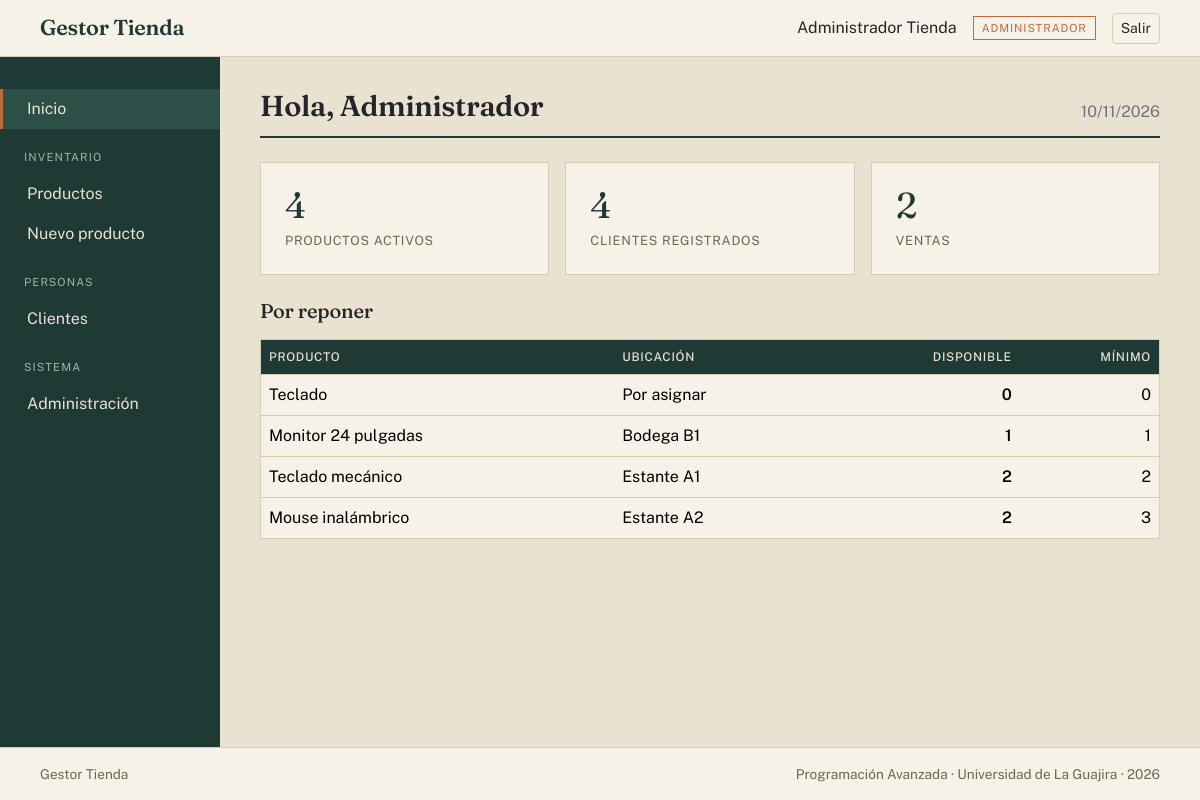
The page / (signed in) on the database its author committed.
### apps/usuarios/models.py (models this page shows, shortened)
class Usuario(AbstractUser):
    class Rol(models.TextChoices):
        ADMIN = "ADMIN", "Administrador"
        VENDEDOR = "VENDEDOR", "Vendedor"
        CLIENTE = "CLIENTE", "Cliente"
    pk_usu_id = models.BigAutoField(primary_key=True)
    usu_rol = models.CharField(
        "rol", max_length=10, choices=Rol.choices, default=Rol.CLIENTE
    )
    created_at = models.DateTimeField("creado", auto_now_add=True)
    updated_at = models.DateTimeField("actualizado", auto_now=True)
    class Meta:
        db_table = "tbl_usuario"
        ordering = ["last_name", "first_name"]
    @property
    def es_admin(self):
        return self.usu_rol == self.Rol.ADMIN
    @property
    def es_cliente(self):
        return self.usu_rol == self.Rol.CLIENTE

### apps/stocks/models.py (models this page shows, shortened)
class Stock(CommonModel):
    pk_sto_id = models.BigAutoField(primary_key=True)
    fk_pro = models.OneToOneField(  # 1:1 → cada producto tiene un único registro de stock
        "productos.Producto",
        on_delete=models.CASCADE,
        related_name="stock",
        verbose_name="producto",
    )
    sto_cantidad = models.PositiveIntegerField("cantidad disponible", default=0)
    sto_minimo = models.PositiveIntegerField("stock mínimo", default=0)
    sto_ubicacion = models.CharField(
        "ubicación en bodega", max_length=50, default="Por asignar"
    )
    class Meta:
        db_table = "tbl_stock"
        verbose_name_plural = "stock"

### apps/productos/models.py (models this page shows, shortened)
class Producto(CommonModel):
    pk_pro_id = models.BigAutoField(primary_key=True)
    pro_codigo = models.CharField("código", max_length=20, unique=True)
    pro_nombre = models.CharField("nombre", max_length=120)
    pro_descripcion = models.TextField("descripción", blank=True)
    pro_precio = models.DecimalField("precio de venta", max_digits=10, decimal_places=2)
    pro_activo = models.BooleanField("activo", default=True)
    class Meta:
        db_table = "tbl_producto"
        ordering = ["pro_nombre"]

### apps/common/views.py (the view)
# urls.py: path("", inicio, name="inicio"),
def inicio(request):
    contexto = {
        "total_productos": Producto.objects.filter(pro_activo=True).count(),
    }
    if not request.user.es_cliente:
        contexto["total_clientes"] = Cliente.objects.count()
        contexto["total_ventas"] = Venta.objects.count()
        contexto["por_reponer"] = (
            Stock.objects.select_related("fk_pro")
            .filter(sto_cantidad__lte=F("sto_minimo"))
            .order_by("sto_cantidad")
        )
    return render(request, "common/inicio.html", contexto)

### templates/common/inicio.html (shortened to what this page needs)
{% extends "base.html" %}
{% block contenido %}
<div class="encabezado">
  <h1>Hola, {{ user.first_name|default:user.username }}</h1>
  <span class="text-secondary">{% now "d/m/Y" %}</span>
</div>
<div class="row g-3 mb-4">
  <div class="col-md-4">
    <div class="panel">
      <div class="cifra">{{ total_productos }}</div>
      <div class="cifra-texto mt-2">Productos activos</div>
    </div>
  </div>
  {% if not user.es_cliente %}
    <div class="col-md-4">
      <div class="panel">
        <div class="cifra">{{ total_clientes }}</div>
        <div class="cifra-texto mt-2">Clientes registrados</div>
      </div>
    </div>
    <div class="col-md-4">
      <div class="panel">
        <div class="cifra">{{ total_ventas }}</div>
        <div class="cifra-texto mt-2">Ventas</div>
      </div>
    </div>
  {% endif %}
</div>
{% if user.es_cliente %}
  <div class="panel">
    <p class="mb-3">Consulta los productos disponibles y sus precios.</p>
    <a href="{% url 'productos:lista' %}" class="btn btn-pino">Ver catálogo</a>
  </div>
{% else %}
  <h2 class="h5 mb-3">Por reponer</h2>
  <table class="table table-hover align-middle">
    <thead>
      <tr><th>Producto</th><th>Ubicación</th><th class="text-end">Disponible</th><th class="text-end">Mínimo</th></tr>
    </thead>
    <tbody>
      {% for stock in por_reponer %}
        <tr>
          <td>{{ stock.fk_pro.pro_nombre }}</td>
          <td>{{ stock.sto_ubicacion }}</td>
          <td class="text-end stock-bajo">{{ stock.sto_cantidad }}</td>
          <td class="text-end">{{ stock.sto_minimo }}</td>
        </tr>
      {% empty %}
        <tr><td colspan="4" class="text-secondary">Todo el inventario está por encima del mínimo.</td></tr>
      {% endfor %}
    </tbody>
  </table>
{% endif %}
{% endblock %}

### templates/base.html (shortened to what this page needs)
{% load static %}
<!DOCTYPE html>
<html lang="es">
<head>
  <link href="https://cdn.jsdelivr.net/npm/bootstrap@5.3.3/dist/css/bootstrap.min.css" rel="stylesheet">
  <link href="{% static 'css/tienda.css' %}" rel="stylesheet">
</head>
<body>
  {% if user.is_authenticated %}
    {% include "partials/_navbar.html" %}
    <div class="contenedor">
      {% include "partials/_aside.html" %}
      <main class="contenido">
        {% block contenido %}{% endblock %}
      </main>
    </div>
  {% else %}
    {% block publico %}{% endblock %}
  {% endif %}
  {% include "partials/_footer.html" %}
</body>
</html>

### templates/partials/_navbar.html (shortened to what this page needs)
<header class="barra d-flex justify-content-between align-items-center">
  <a class="marca" href="{% url 'inicio' %}">Gestor Tienda</a>
  <div class="d-flex align-items-center gap-3">
    <span>{{ user.get_full_name|default:user.username }}</span>
    <span class="etiqueta-rol">{{ user.get_usu_rol_display }}</span>
    <form action="{% url 'usuarios:logout' %}" method="post" class="m-0">
      <button type="submit" class="btn btn-sm btn-linea">Salir</button>
    </form>
  </div>
</header>

### templates/partials/_aside.html
{% with actual=request.resolver_match.view_name %}
<aside class="lateral">
  <a href="{% url 'inicio' %}" class="{% if actual == 'inicio' %}activo{% endif %}">Inicio</a>
  <p class="titulo-seccion">Inventario</p>
  <a href="{% url 'productos:lista' %}" class="{% if actual == 'productos:lista' %}activo{% endif %}">
    {% if user.es_cliente %}Catálogo{% else %}Productos{% endif %}
  </a>
  {% if not user.es_cliente %}
    <a href="{% url 'productos:crear' %}" class="{% if actual == 'productos:crear' %}activo{% endif %}">Nuevo producto</a>
    <p class="titulo-seccion">Personas</p>
    <a href="{% url 'clientes:lista' %}" class="{% if actual == 'clientes:lista' %}activo{% endif %}">Clientes</a>
  {% endif %}
  {% if user.es_admin %}
    <p class="titulo-seccion">Sistema</p>
    <a href="{% url 'admin:index' %}">Administración</a>
  {% endif %}
</aside>
{% endwith %}

### templates/partials/_footer.html
<footer class="pie d-flex justify-content-between">
  <span>Gestor Tienda</span>
  <span>Programación Avanzada · Universidad de La Guajira · {% now "Y" %}</span>
</footer>

### static/css/tienda.css (style rules this page uses)
:root { --pino: #1f3a34; --pino-claro: #2c5048; --arena: #e9e2d0; --arena-clara: #f6f2e8; --terracota: #c2683f; --terracota-oscura: #a5552f; --tinta: #22262a; --linea: #d6cdb6; --bs-body-font-family: "Public Sans", system-ui, sans-serif; --bs-body-color: var(--tinta); --bs-body-bg: var(--arena); --bs-border-color: var(--linea); --bs-link-color-rgb: 31, 58, 52; --bs-link-hover-color-rgb: 194, 104, 63; --bs-border-radius: 3px; }
body { min-height: 100vh; display: flex; flex-direction: column; background: var(--arena); }
h1, h2, h3, .marca { font-family: "Fraunces", Georgia, serif; font-weight: 600; letter-spacing: -0.01em; }
.contenedor { flex: 1; display: flex; }
.contenido { flex: 1; padding: 2rem 2.5rem; max-width: 1100px; }
.barra { background: var(--arena-clara); border-bottom: 1px solid var(--linea); padding: 0.75rem 2.5rem; }
.barra .marca { color: var(--pino); font-size: 1.35rem; text-decoration: none; }
.etiqueta-rol { font-size: 0.7rem; text-transform: uppercase; letter-spacing: 0.08em; border: 1px solid var(--terracota); color: var(--terracota); padding: 0.15rem 0.5rem; }
.lateral { width: 220px; flex-shrink: 0; background: var(--pino); padding: 2rem 0; }
.lateral .titulo-seccion { color: #9fb5ab; font-size: 0.7rem; text-transform: uppercase; letter-spacing: 0.1em; padding: 0 1.5rem; margin: 1.25rem 0 0.5rem; }
.lateral a { display: block; color: var(--arena); text-decoration: none; padding: 0.5rem 1.5rem; border-left: 3px solid transparent; }
.lateral a.activo { border-left-color: var(--terracota); background: var(--pino-claro); }
.pie { border-top: 1px solid var(--linea); padding: 1rem 2.5rem; font-size: 0.85rem; color: #6b6658; background: var(--arena-clara); }
.panel { background: var(--arena-clara); border: 1px solid var(--linea); padding: 1.5rem; }
.cifra { font-family: "Fraunces", Georgia, serif; font-size: 2.25rem; color: var(--pino); line-height: 1; }
.cifra-texto { font-size: 0.8rem; text-transform: uppercase; letter-spacing: 0.06em; color: #6b6658; }
.encabezado { display: flex; justify-content: space-between; align-items: end; border-bottom: 2px solid var(--pino); padding-bottom: 0.75rem; margin-bottom: 1.5rem; }
.encabezado h1 { margin: 0; font-size: 1.8rem; }
.table { --bs-table-bg: var(--arena-clara); --bs-table-hover-bg: #efe8d8; border: 1px solid var(--linea); }
.table thead th { font-size: 0.75rem; text-transform: uppercase; letter-spacing: 0.06em; color: var(--arena); background: var(--pino); font-weight: 500; }
.stock-bajo { color: var(--terracota); font-weight: 600; }
.btn-linea { --bs-btn-border-color: var(--linea); --bs-btn-color: var(--tinta); --bs-btn-hover-bg: var(--arena); --bs-btn-hover-border-color: var(--pino); }

### rows shown on the page
Usuario: get_full_name "Administrador Tienda", usu_rol "ADMINISTRADOR", first_name "Administrador"
Stock: fk_pro.pro_nombre "Teclado", sto_ubicacion "Por asignar", sto_cantidad "0", sto_minimo "0"
Stock: fk_pro.pro_nombre "Monitor 24 pulgadas", sto_ubicacion "Bodega B1", sto_cantidad "1", sto_minimo "1"
Stock: fk_pro.pro_nombre "Teclado mecánico", sto_ubicacion "Estante A1", sto_cantidad "2", sto_minimo "2"
Stock: fk_pro.pro_nombre "Mouse inalámbrico", sto_ubicacion "Estante A2", sto_cantidad "2", sto_minimo "3"

### other values the page prints
{{ total_productos }} "4"
{{ total_clientes }} "4"
{{ total_ventas }} "2"
